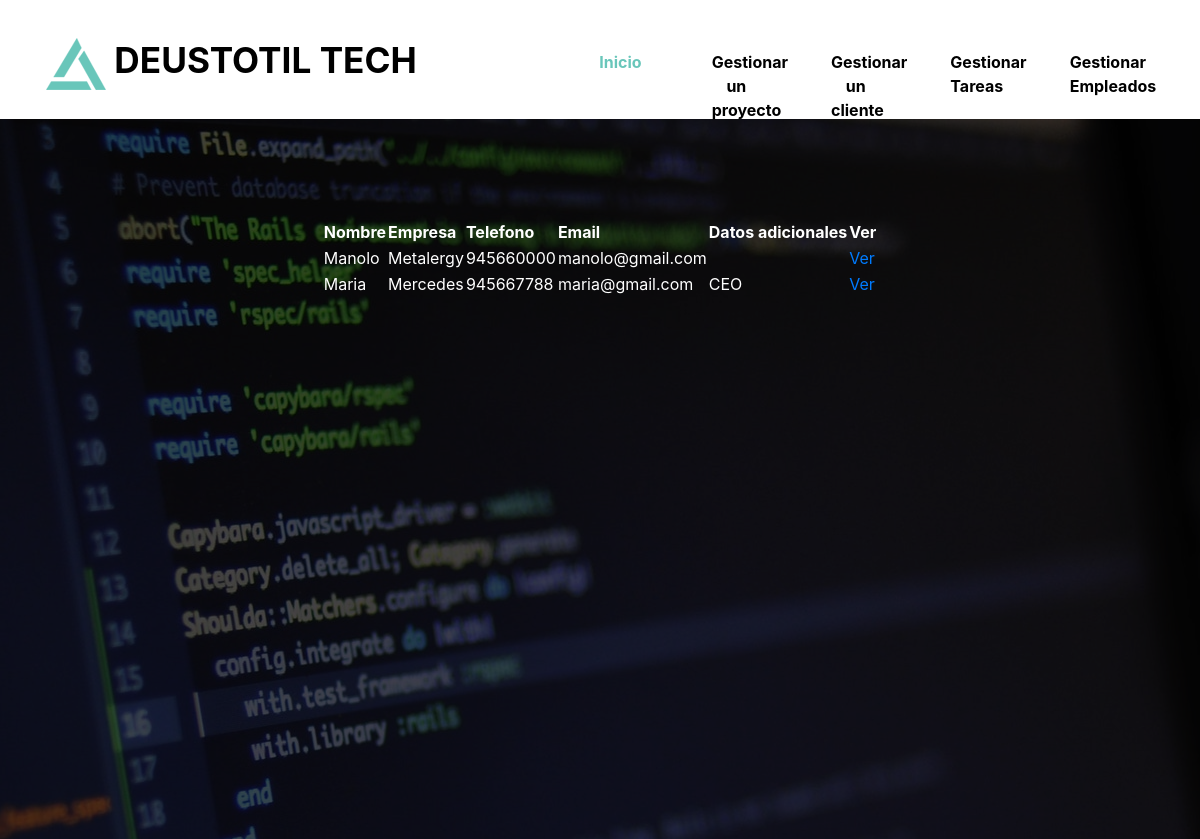
The page /myApp/clientes/ on the database as committed earlier.
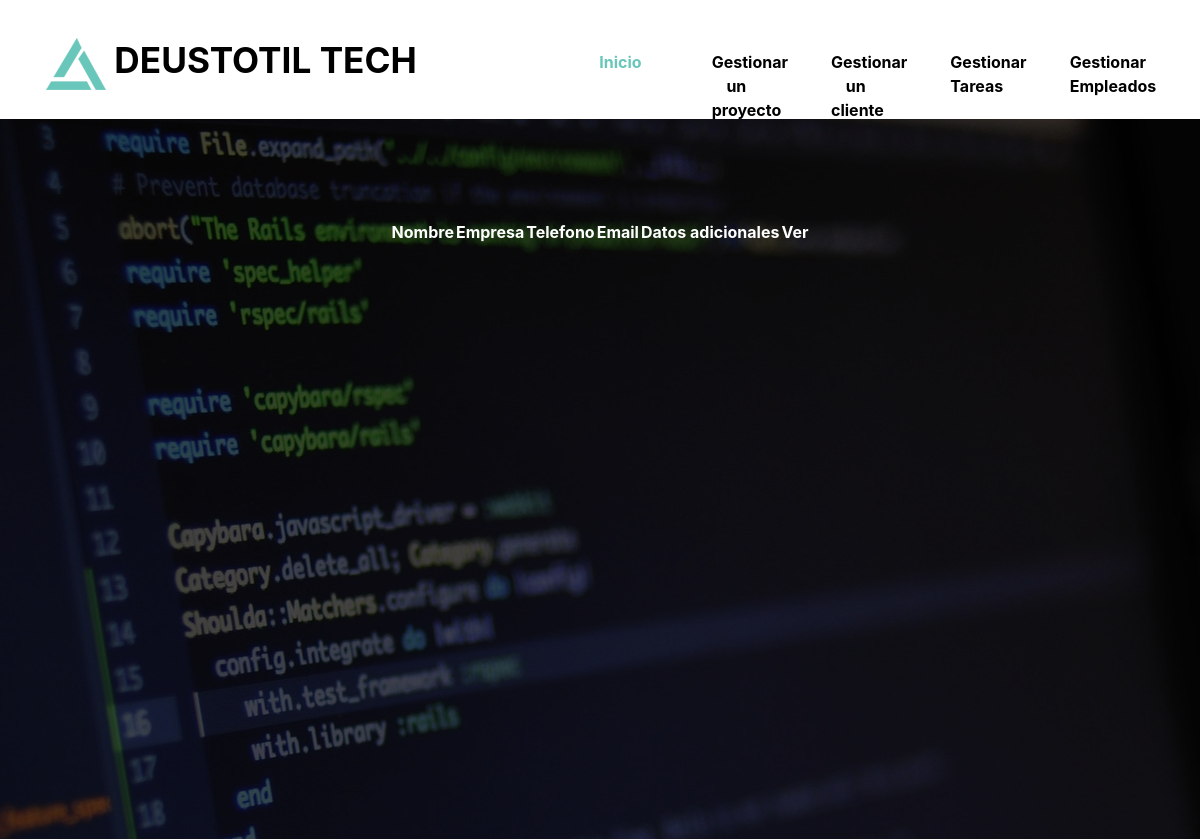
The same page on the database as committed later.
### myApp/models.py (models this page shows, shortened)
class Cliente(models.Model):
    nombre = models.CharField(max_length=100)
    empresa = models.CharField(max_length=100)
    telefono = models.IntegerField()
    email = models.EmailField(max_length=100)
    datos_adicionales = models.CharField(max_length=1000, blank=True)

### myApp/views.py (the view)
# urls.py: path('clientes/', views.ClientesListView.as_view(), name='clientesListView'),
class ClientesListView(ListView):
    model = Cliente
    template_name = "clientesListView.html"
    queryset = Cliente.objects.order_by('nombre')
    def get_context_data(self, **kwargs):
        context = super(ClientesListView, self).get_context_data(**kwargs)
        return context

### myApp/templates/clientesListView.html (shortened to what the changed rows need)
{% load static %}
<!DOCTYPE html>
<html lang="en">
<head>
    <link rel="stylesheet" href="{% static 'font-awesome-4.7.0/css/font-awesome.min.css' %}">
    <link rel="stylesheet" href="{% static 'css/bootstrap.min.css' %}">
    <link rel="stylesheet" type="{% static 'css' %}" href="{% static 'css/datepicker.css' %}">
    <link rel="stylesheet" type="{% static 'css' %}" href="{% static 'slick/slick.css' %}"/>
    <link rel="stylesheet" type="{% static 'css' %}" href="{% static 'slick/slick-theme.css' %}"/>
    <link rel="stylesheet" href="{% static 'css/templatemo-style.css' %}">
      </head>
<body>
        <div class="tm-main-content" id="top">
        <div class="tm-page-wrap mx-auto" style="max-height:500px ">
            <section class="tm-banner">
                <div class="tm-container-outer tm-banner-bg">
                    <div class="container">
                        <div class="row tm-banner-row" id="tm-section-search">
                            <table>
                                <thead>
                                    <tr>
                                        <th style="color:white">Nombre</th>
                                        <th style="color:white">Empresa</th>
                                        <th style="color:white">Telefono</th>
                                        <th style="color:white">Email</th>
                                        <th style="color:white">Datos adicionales</th>
                                        <th style="color:white">Ver</th>
                                    </tr>
                                </thead>
                                <tbody>
                                    {% for cliente in cliente_list %}
                                    <tr>
                                        <td style="color:white">{{ cliente.nombre }}</td>
                                        <td style="color:white">{{ cliente.empresa }}</td>
                                        <td style="color:white">{{ cliente.telefono }}</td>
                                        <td style="color:white">{{ cliente.email }}</td>
                                        <td style="color:white">{{ cliente.datos_adicionales }}</td>
                                        <td style="color:white"><a href="{% url 'clientesDetailView' cliente.id ">Ver</a> </td>
                                    </tr>
                                </tbody>
                            </table>
                        </div>
                    </div>
                </div>
            </section>
</div>
</div>
</body>
</html>

Rows that differ between the two databases and show on the page:
removed Cliente: nombre "Manolo", empresa "Metalergy", telefono "945660000", email "manolo@gmail.com"
removed Cliente: nombre "Maria", empresa "Mercedes", telefono "945667788", email "maria@gmail.com", datos_adicionales "CEO"
